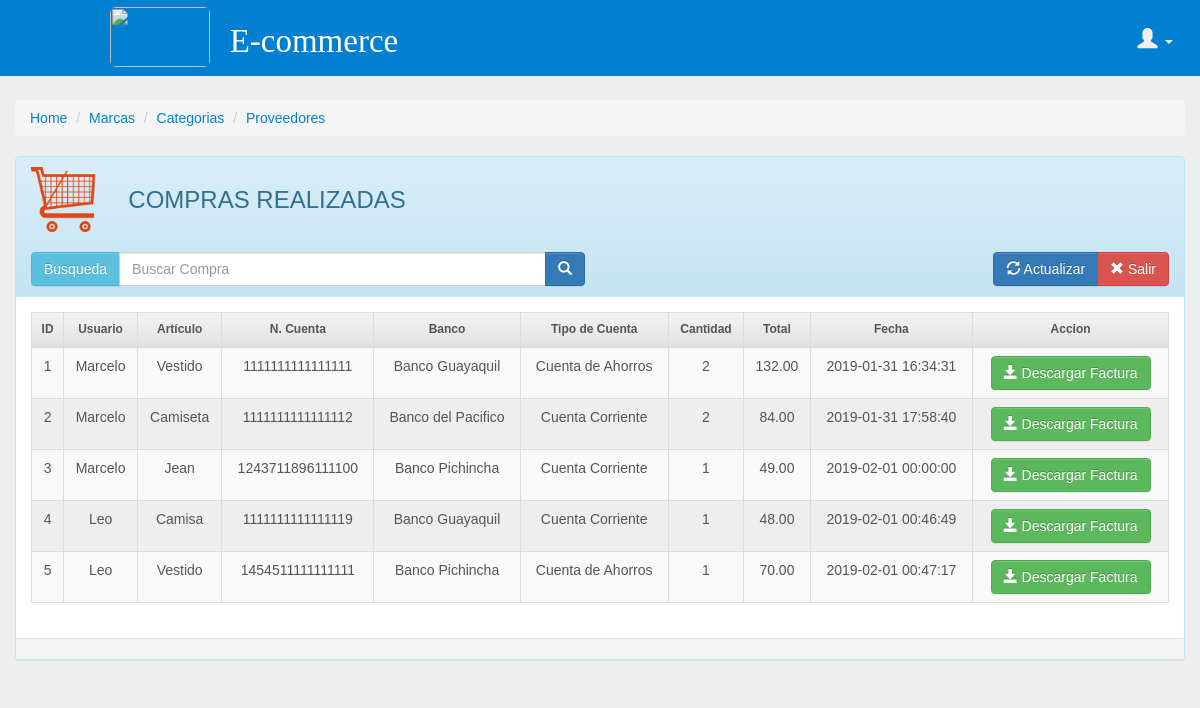
The page /app/venta/venta.php (signed in) on the database its author committed.
### tables this page shows
CREATE TABLE IF NOT EXISTS `venta` (
  `VenCodigo` int(11) NOT NULL AUTO_INCREMENT,
  `UsuCodigo` int(11) NOT NULL,
  `ArtCodigo` int(11) NOT NULL,
  `VenCuenta` varchar(16) NOT NULL,
  `BanCodigo` int(11) NOT NULL,
  `TipCodigo` int(11) NOT NULL,
  `VenCantidad` int(11) NOT NULL,
  `VenTotal` decimal(10,2) NOT NULL,
  `VenFecha` datetime NOT NULL,
  PRIMARY KEY (`VenCodigo`)
);

CREATE TABLE IF NOT EXISTS `usuario` (
  `UsuCodigo` int(11) NOT NULL AUTO_INCREMENT,
  `UsuNombre` varchar(50) NOT NULL,
  `UsuApellido` varchar(50) NOT NULL,
  `UsuCorreo` varchar(50) NOT NULL,
  `UsuUsername` varchar(50) NOT NULL,
  `UsuPassword` varchar(50) NOT NULL,
  `RolCodigo` int(11) NOT NULL,
  `UsuEstado` bit(1) NOT NULL DEFAULT b'1',
  PRIMARY KEY (`UsuCodigo`)
);

CREATE TABLE IF NOT EXISTS `articulo` (
  `ArtCodigo` int(11) NOT NULL AUTO_INCREMENT,
  `ArtFoto` varchar(150) NOT NULL,
  `ArtNombre` varchar(50) NOT NULL,
  `ArtDescripcion` varchar(50) NOT NULL,
  `CatCodigo` int(11) NOT NULL,
  `MarCodigo` int(11) NOT NULL,
  `ProCodigo` int(11) NOT NULL,
  `ArtPrecio` decimal(10,2) NOT NULL,
  `ArtStock` int(11) NOT NULL,
  `ArtEstado` bit(1) NOT NULL DEFAULT b'1',
  PRIMARY KEY (`ArtCodigo`)
);

CREATE TABLE IF NOT EXISTS `banco` (
  `BanCodigo` int(11) NOT NULL AUTO_INCREMENT,
  `BanDescripcion` varchar(50) NOT NULL,
  PRIMARY KEY (`BanCodigo`)
);

CREATE TABLE IF NOT EXISTS `tipocuenta` (
  `TipCodigo` int(11) NOT NULL AUTO_INCREMENT,
  `TipDescripcion` varchar(50) NOT NULL,
  PRIMARY KEY (`TipCodigo`)
);

### app/venta/dao/DaoVenta.php (called while the page is built, shortened)
<?php
class DaoVenta implements IntVenta{
    public $where = null;
    public function listar() {
        $tipos = new ArrayObject();
        try {
            $con = new Conexion();
            $sql=$con->consultar("select VenCodigo cod , UsuNombre usu, ArtNombre art, VenCuenta cuent, BanDescripcion ban, TipDescripcion tip, VenCantidad cant, VenTotal tot, VenFecha fec "
                    . "from venta v, usuario u, articulo a, banco b, tipocuenta t "
                    . "where v.UsuCodigo = u.UsuCodigo AND v.ArtCodigo = a.ArtCodigo AND v.BanCodigo = b.BanCodigo AND v.TipCodigo = t.TipCodigo AND  (ArtNombre LIKE '%" . $this->where . "%' OR UsuNombre LIKE '%" . $this->where . "%' OR VenCodigo LIKE '%" . $this->where . "%' OR BanDescripcion LIKE '%" . $this->where . "%' ) GROUP BY VenCodigo");
            while ($row = $sql->fetch_array()) {
            $tipos[] = new EntVenta($row['cod'], $row['usu'], $row['art'], $row['cuent'], $row['ban'], $row['tip'], $row['cant'], $row['tot'], $row['fec']);
            }
        } catch (Exception $exc) {
            echo $exc->getTraceAsString();
        }
        return $tipos;
    }
}
?>

### app/modulobase/Conexion.php (called while the page is built, shortened)
<?php
class Conexion {
    private $BaseDatos;
    private $Servidor;
    private $Usuario;
    private $Clave;
    private $conn;
    public function __construct() {
        $this->BaseDatos = "carrito";
        $this->Servidor = "localhost";
        $this->Usuario = "root";
        $this->Clave = "";
    }
    private function conectar() {
        $connect = true;
        $this->conn = new mysqli($this->Servidor, $this->Usuario, $this->Clave, $this->BaseDatos);
        return $connect;
    }
    public function consultar($script) {
        $resultado = NULL;
        if ($this->conectar()) {
            $resultado = $this->conn->query($script);
        }
        return $resultado;
    }
}

### app/venta/entidad/EntVenta.php (called while the page is built, shortened)
<?php
class EntVenta{
    function __construct($Id=0, $IdUsuario=0, $IdArticulo=0, $Cuenta=0, $IdBanco=0, $IdTipo=0, $Cantidad=0, $Total=0, $Fecha='NOW()') {
        $this->Id = $Id;
        $this->IdUsuario = $IdUsuario;
        $this->IdArticulo = $IdArticulo;
        $this->Cuenta = $Cuenta;
        $this->IdBanco = $IdBanco;
        $this->IdTipo = $IdTipo;
        $this->Cantidad = $Cantidad;
        $this->Total = $Total;
        $this->Fecha = $Fecha;
    }
}
?>

### app/venta/vista/listado.php (the view, shortened to what this page needs)
<article id="content">
    <div class="container-fluid">
        <?php
        if (!isset($q)) {
            $q = '';
        }
        ?>
        <div class="row">
            <div class="col-md-12">
                <?php if (!isset($_GET['idd'])) : ?>
                    <?php
                    require '../principal/navegador.php';
                    ?>
                <?php endif; ?>
                <div class="panel panel-default panel-table panel-info">
                    <div class="panel-heading">
                        <div class="row">
                            <div class="col col-xs-1">
                                <img src="../../static/img/menu/shopping-car.png"  height="65">
                            </div>
                            <div class="col col-xs-4">
                                <h3>COMPRAS REALIZADAS</h3>
                            </div>
                        </div>
                        <br>
                        <div class="row">
                            <div class="col col-xs-6">
                                <form method="GET" action="venta.php">
                                    <div class="input-group">
                                        <div class="input-group-btn search-panel">
                                            <button type="button" class="btn btn-info">
                                                <span id="search_concept">Busqueda </span>
                                        </div>
                                        <input type="text" class="form-control" name="q" placeholder="Buscar Compra" value="<?= $q ?>">
                                        <span class="input-group-btn">
                                            <button class="btn btn-primary"><span class="glyphicon glyphicon-search"></span></button>
                                        </span>
                                    </div>
                                </form>
                            </div>
                            <div class="col col-xs-6 text-right">
                                <div class="btn-group">
                                    <a href="javascript:window.location.reload();" class="btn btn-primary">
                                        <i class="glyphicon glyphicon-refresh"> </i>
                                        Actualizar
                                    </a>
                                    <?php if (isset($_GET['idd'])) : ?>
                                        <a href="../articulo/articulo.php?idd=pag" class="btn btn-danger">
                                            <i class="glyphicon glyphicon-remove"> </i>
                                            Salir
                                        </a>
                                    <?php else: ?>
                                        <a href="../principal/admin.php" class="btn btn-danger">
                                            <i class="glyphicon glyphicon-remove"> </i>
                                            Salir
                                        </a>
                                    <?php endif; ?>
                                </div>
                            </div>
                        </div>
                    </div>
                    <div class="panel-body">
                        <table class="table table-hover table-bordered table-responsive table-striped" id="tdatos">
                            <thead>
                                <tr>
                                    <?php
                                    $cabecera = array("ID", "Usuario", "Artículo", "N. Cuenta", "Banco", "Tipo de Cuenta", "Cantidad", "Total", "Fecha", "Accion");
                                    foreach ($cabecera as $datos) {
                                        echo "<th class='text-center'>$datos</th>";
                                    }
                                    ?>
                                </tr>
                            </thead>
                            <tbody id="tdetalle">
                                <?php if (isset($_GET['idd'])) : ?>
                                    <?php foreach ($this->dao->filtrarVenta($_GET['idd']) as $venta): ?>
                                        <tr>
                                            <td align="center"><?= $venta->Id ?></td>
                                            <td align="center"><?= $venta->IdUsuario ?></td>
                                            <td align="center"><?= $venta->IdArticulo ?></td>
                                            <td align="center"><?= $venta->Cuenta ?></td>
                                            <td align="center"><?= $venta->IdBanco ?></td>
                                            <td align="center"><?= $venta->IdTipo ?></td>
                                            <td align="center"><?= $venta->Cantidad ?></td>
                                            <td align="center"><?= $venta->Total ?></td>
                                            <td align="center"><?= $venta->Fecha ?></td>
                                            <td align="center">
                                                <div class="btn-group">
                                                    <a rel="action" data-json='{"entidad":"venta","action":"descargar","id":"<?= $venta->Id ?>"}' class="btn btn-success">
                                                        <i class="glyphicon glyphicon-save"></i> Descargar Factura
                                                    </a>
                                                </div>
                                            </td>
                                        </tr>
                                    <?php endforeach; ?>
                                <?php else: ?>
                                    <?php foreach ($this->dao->listar() as $venta): ?>
                                        <tr>
                                            <td align="center"><?= $venta->Id ?></td>
                                            <td align="center"><?= $venta->IdUsuario ?></td>
                                            <td align="center"><?= $venta->IdArticulo ?></td>
                                            <td align="center"><?= $venta->Cuenta ?></td>
                                            <td align="center"><?= $venta->IdBanco ?></td>
                                            <td align="center"><?= $venta->IdTipo ?></td>
                                            <td align="center"><?= $venta->Cantidad ?></td>
                                            <td align="center"><?= $venta->Total ?></td>
                                            <td align="center"><?= $venta->Fecha ?></td>
                                            <td align="center">
                                                <div class="btn-group">
                                                    <a rel="action" href="../articulo/articulo.php?idd=pag" data-json='{"entidad":"venta","action":"descargar","id":"<?= $venta->Id ?>"}' class="btn btn-success">
                                                        <i class="glyphicon glyphicon-save"></i> Descargar Factura
                                                    </a>
                                                </div>
                                            </td>
                                        </tr>
                                    <?php endforeach; ?>
                                <?php endif; ?>
                            </tbody>
                        </table>
                    </div>
                    <div class="panel-footer">
                    </div>
                </div>
            </div>
        </div>
</article>

### static/css/estilo.css (style rules this page uses)
html, body { height: 100%; font-family:verdana,arial,sans-serif; color:#555555; background: #eee; }
#content { padding-top: 100px; padding-bottom: 60px; background: none; }
a { color:#222222; }

### static/css/table.css (style rules this page uses)
#tdatos { border-radius: 6px; }
#tdatos thead tr { background: url("../img/bg/bg_th.png"); background-repeat: repeat-x; }
#tdatos thead tr th { text-align: center; font-size: 12px; }
#tdatos > tbody > tr:nth-of-type(even) { background-color: #eee; }

### rows shown on the page
venta: VenCodigo "1", usuario.UsuNombre "Marcelo", articulo.ArtNombre "Vestido", VenCuenta "1111111111111111", banco.BanDescripcion "Banco Guayaquil", tipocuenta.TipDescripcion "Cuenta de Ahorros", VenCantidad "2", VenTotal "132.00", VenFecha "2019-01-31 16:34:31"
venta: VenCodigo "2", usuario.UsuNombre "Marcelo", articulo.ArtNombre "Camiseta", VenCuenta "1111111111111112", banco.BanDescripcion "Banco del Pacifico", tipocuenta.TipDescripcion "Cuenta Corriente", VenCantidad "2", VenTotal "84.00", VenFecha "2019-01-31 17:58:40"
venta: VenCodigo "3", usuario.UsuNombre "Marcelo", articulo.ArtNombre "Jean", VenCuenta "1243711896111100", banco.BanDescripcion "Banco Pichincha", tipocuenta.TipDescripcion "Cuenta Corriente", VenCantidad "1", VenTotal "49.00", VenFecha "2019-02-01 00:00:00"
venta: VenCodigo "4", usuario.UsuNombre "Leo", articulo.ArtNombre "Camisa", VenCuenta "1111111111111119", banco.BanDescripcion "Banco Guayaquil", tipocuenta.TipDescripcion "Cuenta Corriente", VenCantidad "1", VenTotal "48.00", VenFecha "2019-02-01 00:46:49"
venta: VenCodigo "5", usuario.UsuNombre "Leo", articulo.ArtNombre "Vestido", VenCuenta "1454511111111111", banco.BanDescripcion "Banco Pichincha", tipocuenta.TipDescripcion "Cuenta de Ahorros", VenCantidad "1", VenTotal "70.00", VenFecha "2019-02-01 00:47:17"

### other values the page prints
$datos "ID"
$datos "Usuario"
$datos "Artículo"
$datos "N. Cuenta"
$datos "Banco"
$datos "Tipo de Cuenta"
$datos "Cantidad"
$datos "Total"
$datos "Fecha"
$datos "Accion"
